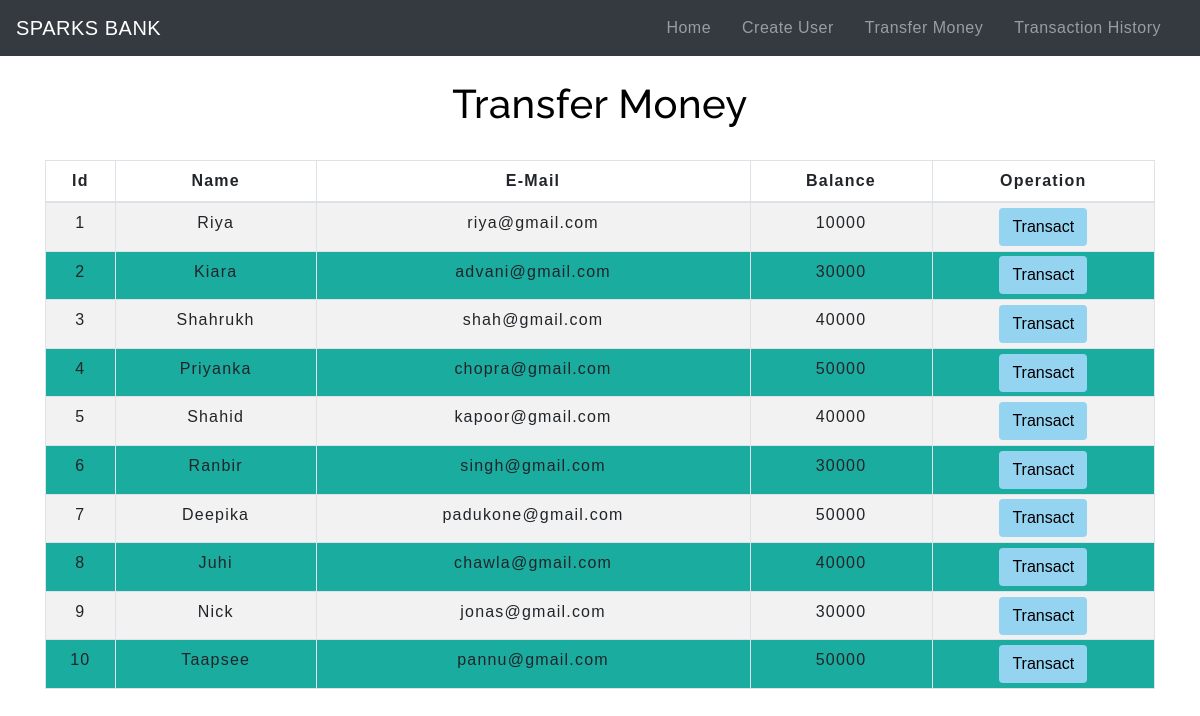
The app's page /transfermoney.php with its own data.
### tables this page shows
CREATE TABLE `users` (
  `id` int(3) NOT NULL,
  `name` text NOT NULL,
  `email` varchar(30) NOT NULL,
  `balance` int(8) NOT NULL
);

### transfermoney.php (the view, shortened to what this page needs)
<!DOCTYPE html>
<html lang="en">
<head>
    <link rel="stylesheet" href="https://maxcdn.bootstrapcdn.com/bootstrap/4.0.0/css/bootstrap.min.css">
    <link rel="stylesheet" type="text/css" href="css/table.css">
    <link rel="stylesheet" type="text/css" href="css/navbar.css">
</head>
<body>
<?php
    include 'config.php';
    $sql = "SELECT * FROM users";
    $result = mysqli_query($conn,$sql);
?>
<?php
  include 'navbar.php';
?>
<div class="container">
        <h2 class="text-center pt-4">Transfer Money</h2>
        <br>
            <div class="row">
                <div class="col">
                    <div class="table-responsive-sm">
                    <table class="table table-striped table-hover table-sm  table-condensed table-bordered">
                        <thead>
                            <tr>
                            <th scope="col" class="text-center py-2">Id</th>
                            <th scope="col" class="text-center py-2">Name</th>
                            <th scope="col" class="text-center py-2">E-Mail</th>
                            <th scope="col" class="text-center py-2">Balance</th>
                            <th scope="col" class="text-center py-2">Operation</th>
                            </tr>
                        </thead>
                        <tbody>
                <?php
                    while($rows=mysqli_fetch_assoc($result)){
                ?>
                    <tr>
                        <td class="py-2"><?php echo $rows['id'] ?></td>
                        <td class="py-2"><?php echo $rows['name']?></td>
                        <td class="py-2"><?php echo $rows['email']?></td>
                        <td class="py-2"><?php echo $rows['balance']?></td>
                        <td><a href="selecteduserdetail.php?id= <?php echo $rows['id'] ;?>"> <button type="button" class="btn">Transact</button></a></td>
                    </tr>
                <?php
                    }
                ?>
                        </tbody>
                    </table>
                    </div>
                </div>
            </div>
         </div>
</body>
</html>

### navbar.php (shortened to what this page needs)
<nav class="navbar navbar-expand-md navbar-dark bg-dark">
<a class="navbar-brand" href="index.php">SPARKS BANK</a>
<div class="collapse navbar-collapse" id="collapsibleNavbar">
      <ul class="navbar-nav ml-auto">
        <li class="nav-item">
          <a class="nav-link" href="index.php">Home</a>
        </li>
        <li class="nav-item">
          <a class="nav-link" href="createuser.php">Create User</a>
        </li>
        <li class="nav-item">
          <a class="nav-link" href="transfermoney.php">Transfer Money</a>
        </li>
        <li class="nav-item">
          <a class="nav-link" href="transactionhistory.php">Transaction History</a>
        </li>
    </div>
 </nav>

### css/table.css (style rules this page uses)
* { padding: 0; margin: 0; box-sizing: border-box; font-family: sans-serif; }
h2 { font-size: 40px; color:#000000; }
table { letter-spacing: 1.2px; }
td { text-align: center; }
button { border:none; background:#94d4f1 ; transition: 1s; }
tr:nth-child(even) { background-color: #1baca0; }

### css/navbar.css (style rules this page uses)
.nav-link { margin-right: 15px; color:#000000; letter-spacing: 0.5px; transition: 0.5s; }
.navbar-brand { color: #000000; letter-spacing: 0.5px; }
h2 { color: ; letter-spacing: 0.5px; font-family: raleway; }

### transfermoney.php (style rules this page uses)
button { transition: 1.5s; }

### records on screen
users: id "1", name "Riya", email "riya@gmail.com", balance "10000"
users: id "2", name "Kiara", email "advani@gmail.com", balance "30000"
users: id "3", name "Shahrukh", email "shah@gmail.com", balance "40000"
users: id "4", name "Priyanka", email "chopra@gmail.com", balance "50000"
users: id "5", name "Shahid", email "kapoor@gmail.com", balance "40000"
users: id "6", name "Ranbir", email "singh@gmail.com", balance "30000"
users: id "7", name "Deepika", email "padukone@gmail.com", balance "50000"
users: id "8", name "Juhi", email "chawla@gmail.com", balance "40000"
users: id "9", name "Nick", email "jonas@gmail.com", balance "30000"
users: id "10", name "Taapsee", email "pannu@gmail.com", balance "50000"
